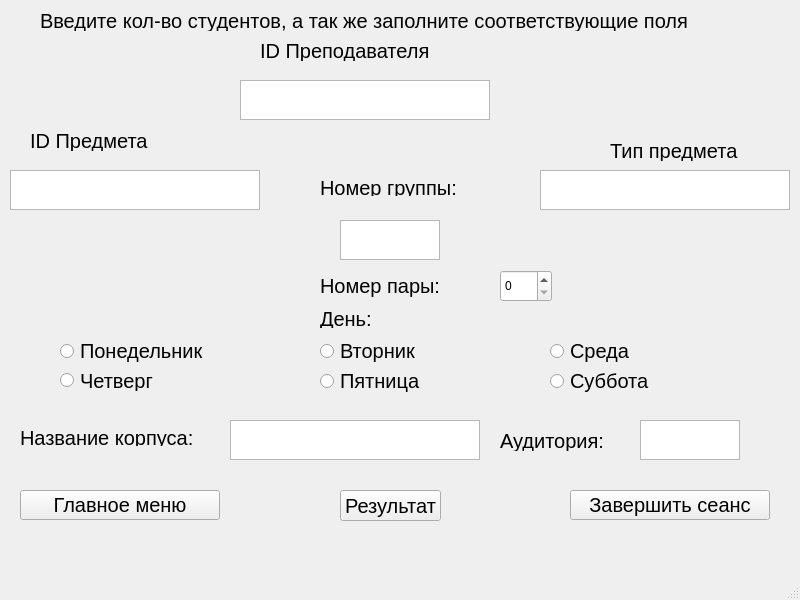
<?xml version="1.0" encoding="UTF-8"?>
<ui version="4.0">
 <class>student_time</class>
 <widget class="QMainWindow" name="student_time">
  <property name="geometry">
   <rect>
    <x>0</x>
    <y>0</y>
    <width>800</width>
    <height>600</height>
   </rect>
  </property>
  <property name="windowTitle">
   <string>MainWindow</string>
  </property>
  <widget class="QWidget" name="centralwidget">
   <widget class="QTextBrowser" name="textBrowser">
    <property name="geometry">
     <rect>
      <x>10</x>
      <y>170</y>
      <width>250</width>
      <height>40</height>
     </rect>
    </property>
   </widget>
   <widget class="QTextBrowser" name="textBrowser_2">
    <property name="geometry">
     <rect>
      <x>240</x>
      <y>80</y>
      <width>250</width>
      <height>40</height>
     </rect>
    </property>
   </widget>
   <widget class="QLabel" name="label">
    <property name="geometry">
     <rect>
      <x>40</x>
      <y>10</y>
      <width>731</width>
      <height>21</height>
     </rect>
    </property>
    <property name="font">
     <font>
      <pointsize>15</pointsize>
     </font>
    </property>
    <property name="text">
     <string>Введите кол-во студентов, а так же заполните соответствующие поля</string>
    </property>
   </widget>
   <widget class="QPushButton" name="pushButton">
    <property name="geometry">
     <rect>
      <x>340</x>
      <y>490</y>
      <width>101</width>
      <height>31</height>
     </rect>
    </property>
    <property name="font">
     <font>
      <pointsize>15</pointsize>
     </font>
    </property>
    <property name="text">
     <string>Результат</string>
    </property>
   </widget>
   <widget class="QPushButton" name="pushButton_2">
    <property name="geometry">
     <rect>
      <x>20</x>
      <y>490</y>
      <width>200</width>
      <height>30</height>
     </rect>
    </property>
    <property name="font">
     <font>
      <pointsize>15</pointsize>
     </font>
    </property>
    <property name="text">
     <string>Главное меню</string>
    </property>
   </widget>
   <widget class="QPushButton" name="pushButton_3">
    <property name="geometry">
     <rect>
      <x>570</x>
      <y>490</y>
      <width>200</width>
      <height>30</height>
     </rect>
    </property>
    <property name="font">
     <font>
      <pointsize>15</pointsize>
     </font>
    </property>
    <property name="text">
     <string>Завершить сеанс</string>
    </property>
   </widget>
   <widget class="QRadioButton" name="radioButton">
    <property name="geometry">
     <rect>
      <x>550</x>
      <y>340</y>
      <width>101</width>
      <height>22</height>
     </rect>
    </property>
    <property name="font">
     <font>
      <pointsize>15</pointsize>
     </font>
    </property>
    <property name="text">
     <string>Среда</string>
    </property>
   </widget>
   <widget class="QRadioButton" name="radioButton_2">
    <property name="geometry">
     <rect>
      <x>320</x>
      <y>370</y>
      <width>131</width>
      <height>22</height>
     </rect>
    </property>
    <property name="font">
     <font>
      <pointsize>15</pointsize>
     </font>
    </property>
    <property name="text">
     <string>Пятница</string>
    </property>
   </widget>
   <widget class="QRadioButton" name="radioButton_3">
    <property name="geometry">
     <rect>
      <x>60</x>
      <y>340</y>
      <width>171</width>
      <height>22</height>
     </rect>
    </property>
    <property name="font">
     <font>
      <pointsize>15</pointsize>
     </font>
    </property>
    <property name="text">
     <string>Понедельник</string>
    </property>
   </widget>
   <widget class="QRadioButton" name="radioButton_4">
    <property name="geometry">
     <rect>
      <x>550</x>
      <y>370</y>
      <width>105</width>
      <height>22</height>
     </rect>
    </property>
    <property name="font">
     <font>
      <pointsize>15</pointsize>
     </font>
    </property>
    <property name="text">
     <string>Суббота</string>
    </property>
   </widget>
   <widget class="QRadioButton" name="radioButton_5">
    <property name="geometry">
     <rect>
      <x>320</x>
      <y>340</y>
      <width>105</width>
      <height>22</height>
     </rect>
    </property>
    <property name="font">
     <font>
      <pointsize>15</pointsize>
     </font>
    </property>
    <property name="text">
     <string>Вторник</string>
    </property>
   </widget>
   <widget class="QLabel" name="label_5">
    <property name="geometry">
     <rect>
      <x>260</x>
      <y>40</y>
      <width>221</width>
      <height>21</height>
     </rect>
    </property>
    <property name="font">
     <font>
      <pointsize>15</pointsize>
     </font>
    </property>
    <property name="text">
     <string>ID Преподавателя</string>
    </property>
   </widget>
   <widget class="QLabel" name="label_2">
    <property name="geometry">
     <rect>
      <x>30</x>
      <y>130</y>
      <width>201</width>
      <height>21</height>
     </rect>
    </property>
    <property name="font">
     <font>
      <pointsize>15</pointsize>
     </font>
    </property>
    <property name="text">
     <string>ID Предмета</string>
    </property>
   </widget>
   <widget class="QSpinBox" name="spinBox">
    <property name="geometry">
     <rect>
      <x>500</x>
      <y>270</y>
      <width>52</width>
      <height>32</height>
     </rect>
    </property>
   </widget>
   <widget class="QLabel" name="label_3">
    <property name="geometry">
     <rect>
      <x>320</x>
      <y>270</y>
      <width>131</width>
      <height>31</height>
     </rect>
    </property>
    <property name="font">
     <font>
      <pointsize>15</pointsize>
     </font>
    </property>
    <property name="text">
     <string>Номер пары:</string>
    </property>
   </widget>
   <widget class="QRadioButton" name="radioButton_6">
    <property name="geometry">
     <rect>
      <x>60</x>
      <y>370</y>
      <width>111</width>
      <height>21</height>
     </rect>
    </property>
    <property name="font">
     <font>
      <pointsize>15</pointsize>
     </font>
    </property>
    <property name="text">
     <string>Четверг</string>
    </property>
   </widget>
   <widget class="QTextBrowser" name="textBrowser_3">
    <property name="geometry">
     <rect>
      <x>540</x>
      <y>170</y>
      <width>250</width>
      <height>40</height>
     </rect>
    </property>
   </widget>
   <widget class="QLabel" name="label_4">
    <property name="geometry">
     <rect>
      <x>610</x>
      <y>140</y>
      <width>141</width>
      <height>21</height>
     </rect>
    </property>
    <property name="font">
     <font>
      <pointsize>15</pointsize>
     </font>
    </property>
    <property name="text">
     <string>Тип предмета</string>
    </property>
   </widget>
   <widget class="QLabel" name="label_6">
    <property name="geometry">
     <rect>
      <x>320</x>
      <y>310</y>
      <width>59</width>
      <height>18</height>
     </rect>
    </property>
    <property name="font">
     <font>
      <pointsize>15</pointsize>
     </font>
    </property>
    <property name="text">
     <string>День:</string>
    </property>
   </widget>
   <widget class="QTextBrowser" name="textBrowser_4">
    <property name="geometry">
     <rect>
      <x>340</x>
      <y>220</y>
      <width>100</width>
      <height>40</height>
     </rect>
    </property>
   </widget>
   <widget class="QLabel" name="label_7">
    <property name="geometry">
     <rect>
      <x>320</x>
      <y>180</y>
      <width>151</width>
      <height>16</height>
     </rect>
    </property>
    <property name="font">
     <font>
      <pointsize>15</pointsize>
     </font>
    </property>
    <property name="text">
     <string>Номер группы:</string>
    </property>
   </widget>
   <widget class="QLabel" name="label_8">
    <property name="geometry">
     <rect>
      <x>20</x>
      <y>430</y>
      <width>201</width>
      <height>16</height>
     </rect>
    </property>
    <property name="font">
     <font>
      <pointsize>15</pointsize>
     </font>
    </property>
    <property name="text">
     <string>Название корпуса:</string>
    </property>
   </widget>
   <widget class="QTextBrowser" name="textBrowser_5">
    <property name="geometry">
     <rect>
      <x>230</x>
      <y>420</y>
      <width>250</width>
      <height>40</height>
     </rect>
    </property>
   </widget>
   <widget class="QLabel" name="label_9">
    <property name="geometry">
     <rect>
      <x>500</x>
      <y>430</y>
      <width>121</width>
      <height>21</height>
     </rect>
    </property>
    <property name="font">
     <font>
      <pointsize>15</pointsize>
     </font>
    </property>
    <property name="text">
     <string>Аудитория:</string>
    </property>
   </widget>
   <widget class="QTextBrowser" name="textBrowser_6">
    <property name="geometry">
     <rect>
      <x>640</x>
      <y>420</y>
      <width>100</width>
      <height>40</height>
     </rect>
    </property>
   </widget>
  </widget>
  <widget class="QMenuBar" name="menubar">
   <property name="geometry">
    <rect>
     <x>0</x>
     <y>0</y>
     <width>800</width>
     <height>30</height>
    </rect>
   </property>
  </widget>
  <widget class="QStatusBar" name="statusbar"/>
 </widget>
 <resources/>
 <connections/>
</ui>
